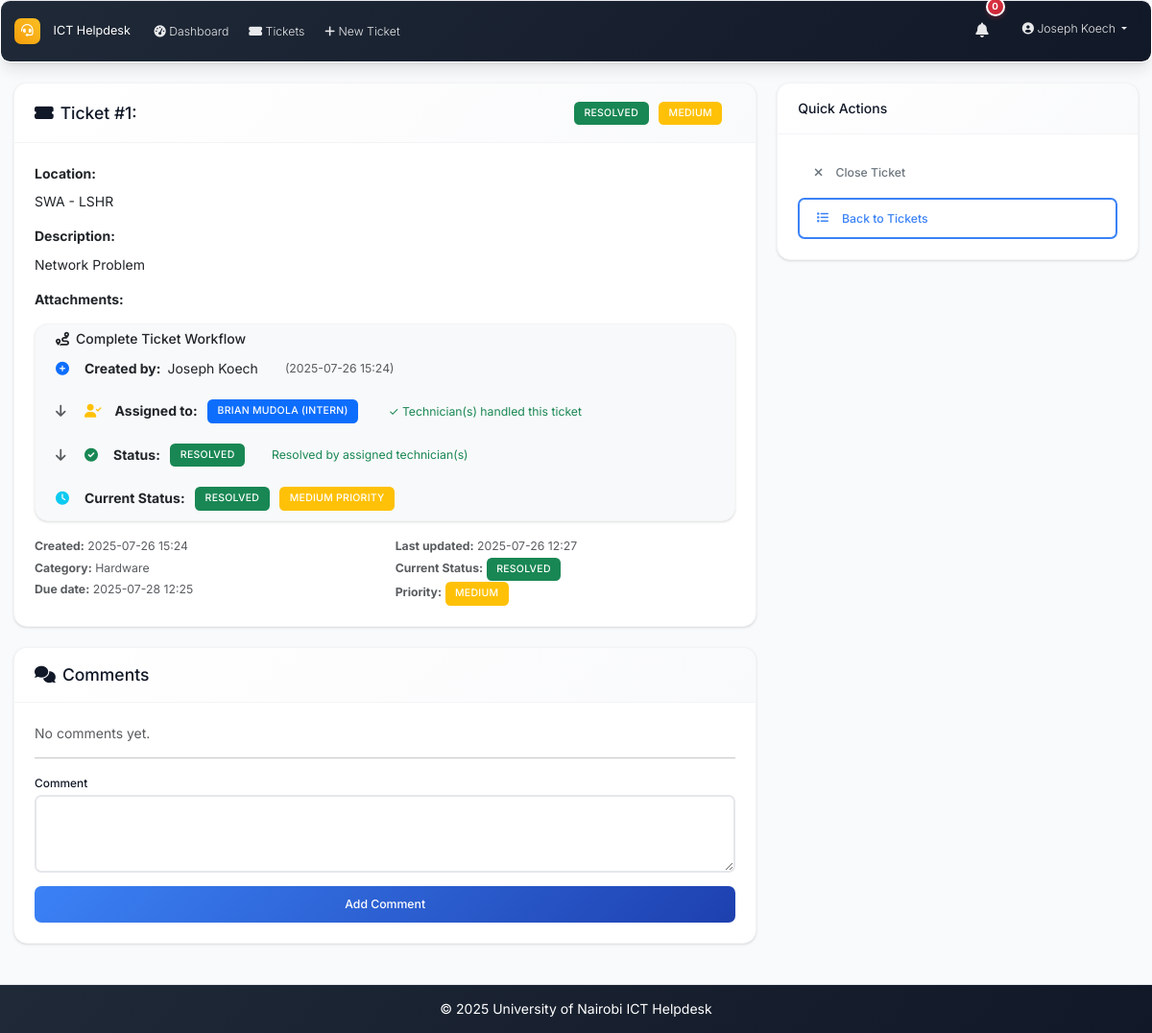
Page /ticket/1 (signed in) on the earlier database version.
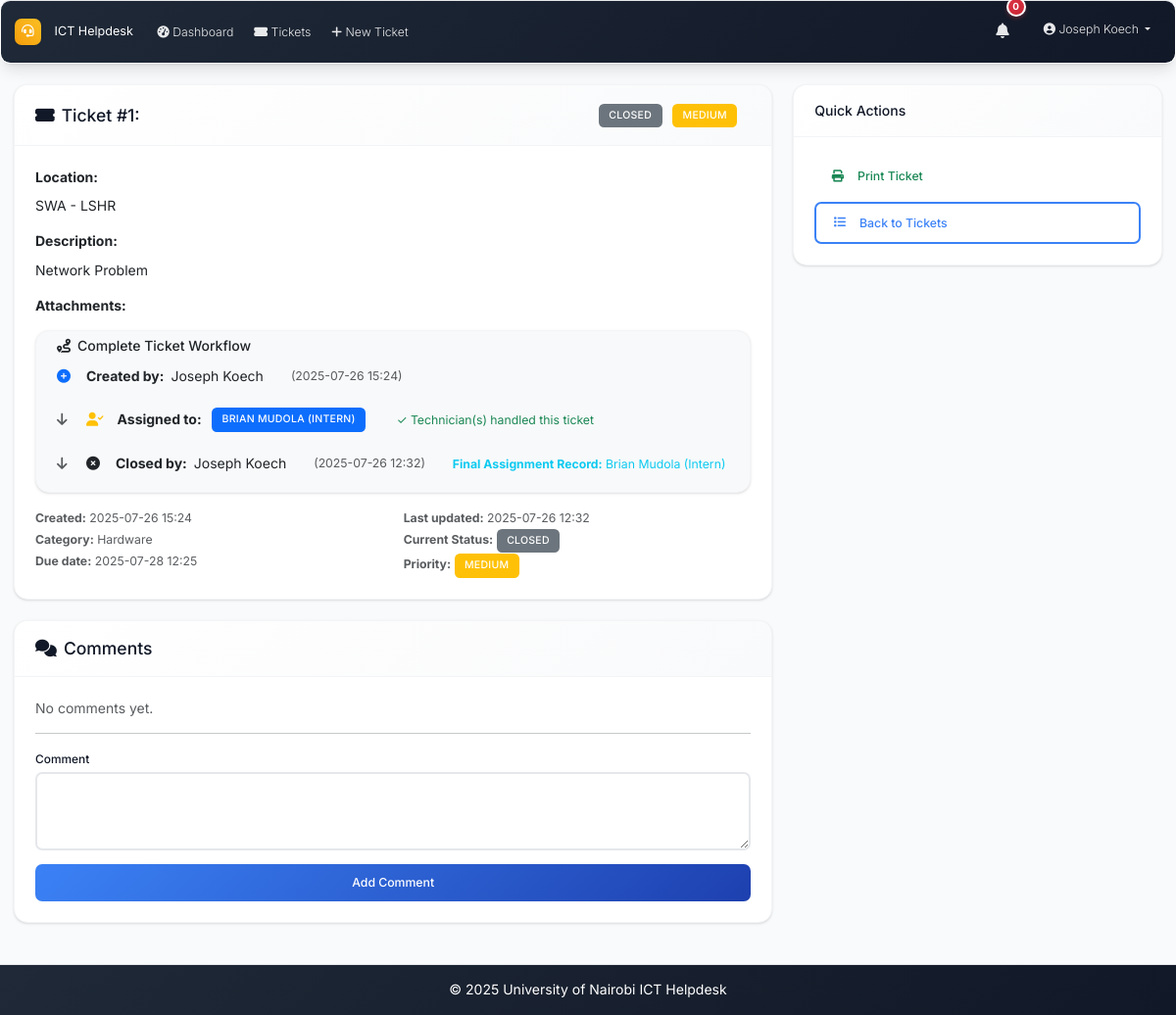
Same page on the later database version.
### models.py (models this page shows, shortened)
class Ticket(db.Model):
    id = db.Column(db.Integer, primary_key=True)
    location = db.Column(db.String(200), nullable=False)
    description = db.Column(Text, nullable=False)
    status = db.Column(db.String(20), nullable=False, default='open')  # open, in_progress, resolved, closed
    priority = db.Column(db.String(20), nullable=False, default='medium')  # low, medium, high, urgent
    created_at = db.Column(db.DateTime, default=datetime.utcnow)
    updated_at = db.Column(db.DateTime, default=datetime.utcnow, onupdate=datetime.utcnow)
    closed_at = db.Column(db.DateTime)
    closed_by_id = db.Column(db.Integer, db.ForeignKey('user.id'), nullable=True)
    due_date = db.Column(db.DateTime, nullable=True)
    created_by_id = db.Column(db.Integer, db.ForeignKey('user.id'), nullable=True)
    category_id = db.Column(db.Integer, db.ForeignKey('category.id'))
    comments = db.relationship('Comment', backref='ticket', lazy='dynamic', cascade='all, delete-orphan')
    attachments = db.relationship('Attachment', backref='ticket', lazy='dynamic', cascade='all, delete-orphan')
    assignees = db.relationship('User', secondary=ticket_assignees, back_populates='assigned_tickets', lazy='selectin')
    closed_by = db.relationship('User', foreign_keys=[closed_by_id], backref='closed_tickets')

class User(UserMixin, db.Model):
    id = db.Column(db.Integer, primary_key=True)
    username = db.Column(db.String(64), unique=True, nullable=False)
    email = db.Column(db.String(120), unique=True, nullable=False)
    password_hash = db.Column(db.String(256), nullable=False)
    full_name = db.Column(db.String(100), nullable=False)
    role = db.Column(db.String(20), nullable=False, default='user')  # admin, intern, user
    created_at = db.Column(db.DateTime, default=datetime.utcnow)
    is_active = db.Column(db.Boolean, default=True)
    is_verified = db.Column(db.Boolean, default=False)
    verification_token = db.Column(db.String(128), nullable=True)
    phone_number = db.Column(db.String(20), nullable=True)
    is_approved = db.Column(db.Boolean, default=False)
    approved_by_id = db.Column(db.Integer, db.ForeignKey('user.id'), nullable=True)
    approved_at = db.Column(db.DateTime, nullable=True)
    tickets_created = db.relationship('Ticket', foreign_keys='Ticket.created_by_id', backref='creator', lazy='dynamic')
    assigned_tickets = db.relationship('Ticket', secondary='ticket_assignees', back_populates='assignees', lazy='selectin')
    comments = db.relationship('Comment', backref='author', lazy='dynamic')

### routes.py (the view)
@app.route('/ticket/<int:id>')
@login_required
def ticket_detail(id):
    ticket = Ticket.query.get_or_404(id)
    if current_user.role == 'user' and ticket.created_by_id != current_user.id:
        abort(403)
    elif current_user.role == 'intern' and current_user.id not in [u.id for u in ticket.assignees] and ticket.created_by_id != current_user.id:
        abort(403)
    if current_user.role == 'user':
        comments = Comment.query.filter_by(ticket_id=id, is_internal=False).order_by(Comment.created_at).all()
    else:
        comments = Comment.query.filter_by(ticket_id=id).order_by(Comment.created_at).all()
    comment_form = CommentForm()
    update_form = TicketUpdateForm(user_role=current_user.role, current_status=ticket.status, obj=ticket) if current_user.role in ['admin', 'intern'] else None
    return render_template('ticket_detail.html', ticket=ticket, comments=comments,
                         comment_form=comment_form, update_form=update_form)

### forms.py
class CommentForm(FlaskForm):
    content = TextAreaField('Comment', validators=[DataRequired()])
    is_internal = BooleanField('Internal Comment (Only visible to Admin and Interns)')
    submit = SubmitField('Add Comment')

### app.py (called while the page is built)
@login_manager.user_loader
def load_user(user_id):
    from models import User
    return User.query.get(int(user_id))

@app.context_processor
def inject_now():
    return {'now': datetime.utcnow}

### routes.py (called while the page is built)
@app.context_processor
def inject_datetime():
    return dict(datetime=datetime)

### utils.py (called while the page is built)
def get_priority_badge_class(priority):
    classes = {
        'low': 'bg-secondary',
        'medium': 'bg-warning',
        'high': 'bg-danger',
        'urgent': 'bg-danger'
    }
    return classes.get(priority, 'bg-secondary')

def get_status_badge_class(status):
    classes = {
        'open': 'bg-primary',
        'in_progress': 'bg-warning',
        'resolved': 'bg-success',
        'closed': 'bg-secondary'
    }
    return classes.get(status, 'bg-secondary')

def format_datetime(dt):
    if not dt:
        return 'N/A'
    return dt.strftime('%Y-%m-%d %H:%M')

def nl2br(value):
    if not value:
        return value
    return value.replace('\n', '<br>')

### templates/ticket_detail.html (shortened to what the changed rows need)
{% extends "base.html" %}
{% block content %}
<div class="row">
    <div class="col-md-8">
        <div class="card mb-4">
            <div class="card-header d-flex justify-content-between align-items-center">
                <h5 class="mb-0">
                    <i class="fas fa-ticket-alt me-2"></i>Ticket #{{ ticket.id }}: {{ ticket.title }}
                </h5>
                <div class="d-flex align-items-center">
                    <div class="me-3">
                        <span class="badge {{ ticket.status|status_badge }} me-2">
                            {{ ticket.status.replace('_', ' ').title() }}
                        </span>
                        <span class="badge {{ ticket.priority|priority_badge }}">
                            {{ ticket.priority.title() }}
                        </span>
                    </div>
                </div>
            </div>
            <div class="card-body">
                <div class="mb-3">
                    <strong>Location:</strong>
                    <div class="mt-2">{{ ticket.location }}</div>
                </div>
                <div class="mb-3">
                    <strong>Description:</strong>
                    <div class="mt-2">{{ ticket.description|nl2br }}</div>
                </div>
                <div class="mb-3">
                    <div class="card bg-light">
                        <div class="card-body py-2">
                            <div class="workflow-chain">
                                <div class="workflow-step mb-2">
                                    <i class="fas fa-plus-circle text-primary me-2"></i>
                                    <strong>Created by:</strong> {{ ticket.creator.full_name if ticket.creator else 'Unknown User' }}
                                    <small class="text-muted d-block ms-4">({{ ticket.created_at|format_datetime }})</small>
                                </div>
                                {% if ticket.assignees|length > 0 %}
                                <div class="workflow-step mb-2">
                                    <i class="fas fa-arrow-down text-muted me-2"></i>
                                    <i class="fas fa-user-check text-warning me-2"></i>
                                    <strong>Assigned to:</strong>
                                    {% for user in ticket.assignees %}
                                        <span class="badge bg-primary me-1">{{ user.full_name }} ({{ user.role.title() }})</span>
                                    {% endfor %}
                                    {% if ticket.status in ['in_progress', 'resolved', 'closed'] %}
                                        <small class="text-success d-block ms-4">✓ Technician(s) handled this ticket</small>
                                    {% endif %}
                                </div>
                                {% endif %}
                                {% if ticket.status == 'resolved' %}
                                <div class="workflow-step mb-2">
                                    <i class="fas fa-arrow-down text-muted me-2"></i>
                                    <i class="fas fa-check-circle text-success me-2"></i>
                                    <strong>Status:</strong> <span class="badge bg-success">Resolved</span>
                                    {% if ticket.assignees|length > 0 %}
                                        <small class="text-success d-block ms-4">Resolved by assigned technician(s)</small>
                                    {% endif %}
                                </div>
                                {% endif %}
                                {% if ticket.status == 'closed' %}
                                <div class="workflow-step mb-2">
                                    <i class="fas fa-arrow-down text-muted me-2"></i>
                                    <i class="fas fa-times-circle text-dark me-2"></i>
                                    <strong>Closed by:</strong> {{ ticket.closed_by.full_name if ticket.closed_by else 'System' }}
                                    <small class="text-muted d-block ms-4">({{ ticket.closed_at|format_datetime if ticket.closed_at else 'Unknown' }})</small>
                                    {% if ticket.assignees|length > 0 %}
                                        <div class="ms-4">
                                            <small class="text-info">
                                                <strong>Final Assignment Record:</strong>
                                                {% for user in ticket.assignees %}
                                                    {{ user.full_name }} ({{ user.role.title() }}){% if not loop.last %}, {% endif %}
                                                {% endfor %}
                                            </small>
                                        </div>
                                    {% endif %}
                                </div>
                                {% endif %}
                                {% if ticket.status != 'closed' %}
                                <div class="workflow-step">
                                    <i class="fas fa-clock text-info me-2"></i>
                                    <strong>Current Status:</strong>
                                    <span class="badge {{ ticket.status|status_badge }}">{{ ticket.status.replace('_', ' ').title() }}</span>
                                    <span class="badge {{ ticket.priority|priority_badge }} ms-1">{{ ticket.priority.title() }} Priority</span>
                                </div>
                                {% endif %}
                            </div>
                        </div>
                    </div>
                </div>
                <div class="row">
                    <div class="col-md-6">
                        <small class="text-muted">
                            <strong>Created:</strong> {{ ticket.created_at|format_datetime }}<br>
                            {% if ticket.category %}
                            <strong>Category:</strong> {{ ticket.category.name }}<br>
                            {% endif %}
                            {% if ticket.due_date %}
                            <strong>Due date:</strong> {{ ticket.due_date|format_datetime }}<br>
                            {% endif %}
                        </small>
                    </div>
                    <div class="col-md-6">
                        <small class="text-muted">
                            <strong>Last updated:</strong> {{ ticket.updated_at|format_datetime }}<br>
                            <strong>Current Status:</strong>
                            <span class="badge {{ ticket.status|status_badge }}">{{ ticket.status.replace('_', ' ').title() }}</span><br>
                            <strong>Priority:</strong>
                            <span class="badge {{ ticket.priority|priority_badge }}">{{ ticket.priority.title() }}</span>
                        </small>
                    </div>
                </div>
            </div>
        </div>
    </div>
    <div class="col-md-4">
        <div class="card mb-4">
            <div class="card-body">
                {% if (current_user.role == 'admin' or (current_user.role == 'user' and ticket.created_by_id == current_user.id)) and ticket.status == 'resolved' %}
                <form method="POST" action="{{ url_for('close_ticket', id=ticket.id) }}" class="mb-2">
                    <button type="submit" class="btn btn-outline-secondary w-100" onclick="return confirm('Are you sure you want to close this ticket?')">
                        <i class="fas fa-times me-2"></i>Close Ticket
                    </button>
                </form>
                {% elif (current_user.role == 'admin' or (current_user.role == 'user' and ticket.created_by_id == current_user.id)) and ticket.status not in ['resolved', 'closed'] %}
                <div class="alert alert-info">
                    <small>Ticket must be resolved before it can be closed</small>
                </div>
                {% endif %}
                {% if ticket.status == 'closed' %}
                <a href="{{ url_for('print_ticket', id=ticket.id) }}" target="_blank" class="btn btn-outline-success w-100 mb-2">
                    <i class="fas fa-print me-2"></i>Print Ticket
                </a>
                {% endif %}
                <a href="{{ url_for('tickets_list') }}" class="btn btn-outline-primary w-100">
                    <i class="fas fa-list me-2"></i>Back to Tickets
                </a>
            </div>
        </div>
    </div>
</div>
{% endblock %}

### templates/base.html (shortened to what this page needs)
<!DOCTYPE html>
<html lang="en">
<head>
    <link href="https://cdn.jsdelivr.net/npm/bootstrap@5.3.0/dist/css/bootstrap.min.css" rel="stylesheet">
    <link href="https://cdnjs.cloudflare.com/ajax/libs/font-awesome/6.0.0/css/all.min.css" rel="stylesheet">
    <link href="{{ url_for('static', filename='css/custom.css') }}" rel="stylesheet">
</head>
<body>
    <nav class="navbar navbar-expand-lg navbar-dark footer-sky">
        <div class="container-fluid px-3">
            <a class="navbar-brand" href="{{ url_for('index') }}">
                <i class="fas fa-headset me-2"></i>ICT Helpdesk
            </a>
            <div class="collapse navbar-collapse" id="navbarNav">
                <ul class="navbar-nav me-auto mb-2 mb-lg-0">
                    {% if current_user.is_authenticated %}
                    <li class="nav-item">
                        <a class="nav-link" href="{{ url_for('dashboard') }}">
                            <i class="fas fa-tachometer-alt me-1"></i>Dashboard
                        </a>
                    </li>
                    <li class="nav-item">
                        <a class="nav-link" href="{{ url_for('tickets_list') }}">
                            <i class="fas fa-ticket-alt me-1"></i>Tickets
                        </a>
                    </li>
                    <li class="nav-item">
                        <a class="nav-link" href="{{ url_for('new_ticket') }}">
                            <i class="fas fa-plus me-1"></i>New Ticket
                        </a>
                    </li>
                    {% endif %}
                </ul>
                <ul class="navbar-nav ms-auto mb-2 mb-lg-0">
                    {% if current_user.is_authenticated %}
                    <li class="nav-item dropdown me-3">
                        <a class="nav-link position-relative" href="#" id="notificationsDropdown" role="button"
                           data-bs-toggle="dropdown" aria-expanded="false">
                            <i class="fas fa-bell"></i>
                            <span id="notification-badge" class="position-absolute top-0 start-100 translate-middle badge rounded-pill bg-danger" style="display: none;">
                                0
                            </span>
                        </a>
                    </li>
                    <li class="nav-item dropdown">
                        <a class="nav-link dropdown-toggle" href="#" id="navbarDropdown" role="button" data-bs-toggle="dropdown" aria-expanded="false">
                            <i class="fas fa-user-circle me-1"></i>{{ current_user.full_name }}
                        </a>
                    </li>
                    {% endif %}
                </ul>
            </div>
        </div>
    </nav>
    <main class="container-fluid my-4 px-3">
        {% block content %}{% endblock %}
    </main>
    <footer class="footer-sky py-3 mt-5">
        <div class="container text-center">
            <span>&copy; {{ datetime.utcnow().year }} University of Nairobi ICT Helpdesk</span>
        </div>
    </footer>
</body>
</html>

Differences in the rows shown:
shown differently, row unchanged: User "Joseph Koech": closed_by (not shown) → "Joseph Koech"
changed Ticket "SWA - LSHR": status "resolved" → "closed" (drawn); status.replace "RESOLVED" → "CLOSED"; closed_at (not shown) → "2025-07-26 12:32"; updated_at "2025-07-26 12:27" → "2025-07-26 12:32"; status.replace "RESOLVED" → (not shown); priority "MEDIUM" → (not shown)
now on one of the page's lists (row unchanged): User: full_name "Brian Mudola", role "Intern"
Other differences:
text no longer shown: "Status: RESOLVED Resolved by assigned technician(s) Current Status: PRIORITY Close Ticket"
text now shown: "Closed by: ( ) Final Assignment Record: Print Ticket"
